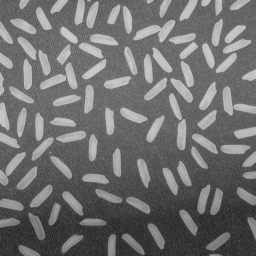
//> input picture opencv_1/fitellipse/rice.png, 256 x 256 px
$ ./高级图像处理初步   (built with g++ and OpenCV 4)
//> lines starting //> are read from the running program, lines starting //| are printed output that depends on the picture; after the words box and inside, x2 and y2 are one past the last pixel; in counts of white or black regions, pixels touching at a corner belong together
#include <cv.h>
#include <highgui.h>
#include <math.h>
//#include <stdlib.h>
#include <stdio.h>

int main(int argc, char* argv[])
{
    IplImage *src = 0; //定义源图像指针

    IplImage *tmp = 0; //定义临时图像指针

    IplImage *src_back = 0; //定义源图像背景指针

    IplImage *dst_gray = 0; //定义源文件去掉背景后的目标灰度图像指针

    IplImage *dst_bw = 0; //定义源文件去掉背景后的目标二值图像指针

    IplImage *dst_contours = 0; //定义轮廓图像指针

    IplConvKernel *element = 0; //定义形态学结构指针

    int Number_Object =0; //定义目标对象数量

    int contour_area_tmp = 0; //定义目标对象面积临时寄存器

    int contour_area_sum = 0; //定义目标所有对象面积的和

    int contour_area_ave = 0; //定义目标对象面积平均值

    int contour_area_max = 0; //定义目标对象面积最大值

    CvMemStorage *stor = 0;
    CvSeq * cont = 0;
    CvContourScanner contour_scanner;
    CvSeq * a_contour= 0;

    //1.读取和显示图像

    /* the first command line parameter must be image file name */
    if ( argc == 2 && (src = cvLoadImage(argv[1], -1))!=0 )
    {
        ;
    }
    else
    {
    src = cvLoadImage("F:\\OpenCV\\Data\\rice.png", 0);
//> src is the input picture: 256 rows x 256 cols, CV_8UC1; min 40, max 204, mean 111.2
    }
    cvNamedWindow( "src", CV_WINDOW_AUTOSIZE );
    cvShowImage( "src", src );
    //cvSmooth(src, src, CV_MEDIAN, 3, 0, 0, 0); //中值滤波，消除小的噪声；

    //2.估计图像背景

    tmp = cvCreateImage( cvGetSize(src), src->depth, src->nChannels);
    src_back = cvCreateImage( cvGetSize(src), src->depth, src->nChannels);
    //创建结构元素

    element = cvCreateStructuringElementEx( 4, 4, 1, 1, CV_SHAPE_ELLIPSE, 0);
    //用该结构对源图象进行数学形态学的开操作后，估计背景亮度

    cvErode( src, tmp, element, 10);
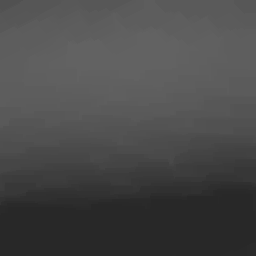
//> tmp: 256 rows x 256 cols, CV_8UC1; min 40, max 98, mean 73.2
    cvDilate( tmp, src_back, element, 10);
    cvNamedWindow( "src_back", CV_WINDOW_AUTOSIZE );
    cvShowImage( "src_back", src_back );

    //3.从源图象中减区背景图像

    dst_gray = cvCreateImage( cvGetSize(src), src->depth, src->nChannels);
    cvSub( src, src_back, dst_gray, 0);
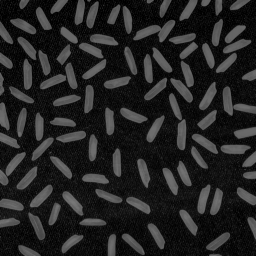
//> dst_gray: 256 rows x 256 cols, CV_8UC1; min 0, max 120, mean 35.1
    cvNamedWindow( "dst_gray", CV_WINDOW_AUTOSIZE );
    cvShowImage( "dst_gray", dst_gray );

    //4.使用阀值操作将图像转换为二值图像

    dst_bw = cvCreateImage( cvGetSize(src), src->depth, src->nChannels);
    cvThreshold( dst_gray, dst_bw ,50, 255, CV_THRESH_BINARY ); //取阀值为50把图像转为二值图像
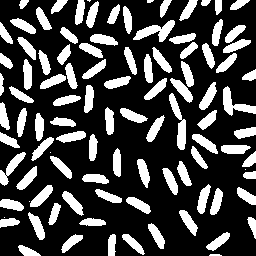
//> dst_bw: 256 rows x 256 cols, CV_8UC1; 27.2% white; 101 white regions (6 under 20 px)

    //cvAdaptiveThreshold( dst_gray, dst_bw, 255, CV_ADAPTIVE_THRESH_MEAN_C, CV_THRESH_BINARY, 3, 5 );

    cvNamedWindow( "dst_bw", CV_WINDOW_AUTOSIZE );
    cvShowImage( "dst_bw", dst_bw );

    //5.检查图像中的目标对象数量

    stor = cvCreateMemStorage(0);
    cont = cvCreateSeq(CV_SEQ_ELTYPE_POINT, sizeof(CvSeq), sizeof(CvPoint), stor);
    Number_Object = cvFindContours( dst_bw, stor, &cont, sizeof(CvContour),
    CV_RETR_TREE, CV_CHAIN_APPROX_SIMPLE, cvPoint(0,0) ); //找到所有轮廓
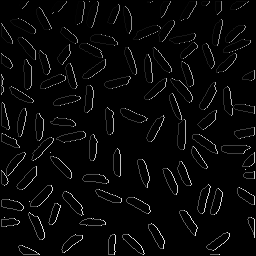
//> dst_bw: 256 rows x 256 cols, CV_8UC1; min 0, max 231, mean 8.1
//> Number_Object = 102; cont = 101 contours, 7 with area under 20; largest, box (x1, y1, x2, y2) and area: (133, 20, 175, 42) 348, (169, 93, 186, 150) 341, (223, 86, 255, 116) 314, (1, 152, 26, 186) 237, (30, 185, 53, 207) 211

    printf("Number_Object: %d\n", Number_Object);
//| Number_Object: 102

    //6.计算图像中对象的统计属性

    dst_contours = cvCreateImage( cvGetSize(src), src->depth, src->nChannels);
    cvThreshold( dst_contours, dst_contours ,0, 255, CV_THRESH_BINARY ); //在画轮廓前先把图像变成白色

    for(;cont;cont = cont->h_next)
    {
        cvDrawContours( dst_contours, cont, CV_RGB(255, 0, 0), CV_RGB(255, 0, 0), 0, 1, 8, cvPoint(0, 0) ); //绘制当前轮廓

        contour_area_tmp = fabs(cvContourArea( cont, CV_WHOLE_SEQ )); //获取当前轮廓面积

        if( contour_area_tmp > contour_area_max )
        {
            contour_area_max = contour_area_tmp; //找到面积最大的轮廓

        }
        contour_area_sum += contour_area_tmp; //求所有轮廓的面积和

    }
//> this loop made 101 passes
//> (contour_area_tmp, contour_area_max, contour_area_sum) on passes 2, 3, 6, 7, 12, 18, 22, 34, 53: (102, 102, 102), (162, 162, 264), (176, 176, 721), (184, 184, 905), (195, 195, 1411), (206, 206, 2294), (211, 211, 3003), (237, 237, 4672), (341, 341, 7976)
//> (contour_area_tmp, contour_area_max) on pass 85: (348, 348)
//> dst_contours: 256 rows x 256 cols, CV_8UC1; every value is 0
//> after the loop, cont = 0 contours; contour_area_max = 348; contour_area_sum = 14872
    contour_area_ave = contour_area_sum/ Number_Object; //求出所有轮廓的平均值
//> contour_area_ave = 145

    printf("contour_area_ave: %d\n", contour_area_ave );
//| contour_area_ave: 145
    printf("contour_area_max: %d\n", contour_area_max );
//| contour_area_max: 348
    cvNamedWindow( "dst_contours", CV_WINDOW_AUTOSIZE );
    cvShowImage( "dst_contours", dst_contours );

    cvWaitKey(-1); //等待退出

    cvReleaseImage(&src);
    cvReleaseImage(&tmp);
    cvReleaseImage(&src_back);
    cvReleaseImage(&dst_gray);
    cvReleaseImage(&dst_bw);
    cvReleaseImage(&dst_contours);
    cvReleaseMemStorage(&stor);
    cvDestroyWindow( "src" );
    cvDestroyWindow( "src_back" );
    cvDestroyWindow( "dst_gray" );
    cvDestroyWindow( "dst_bw" );
    cvDestroyWindow( "dst_contours" );
    //void cvDestroyAllWindows(void);

    return 0;
}
